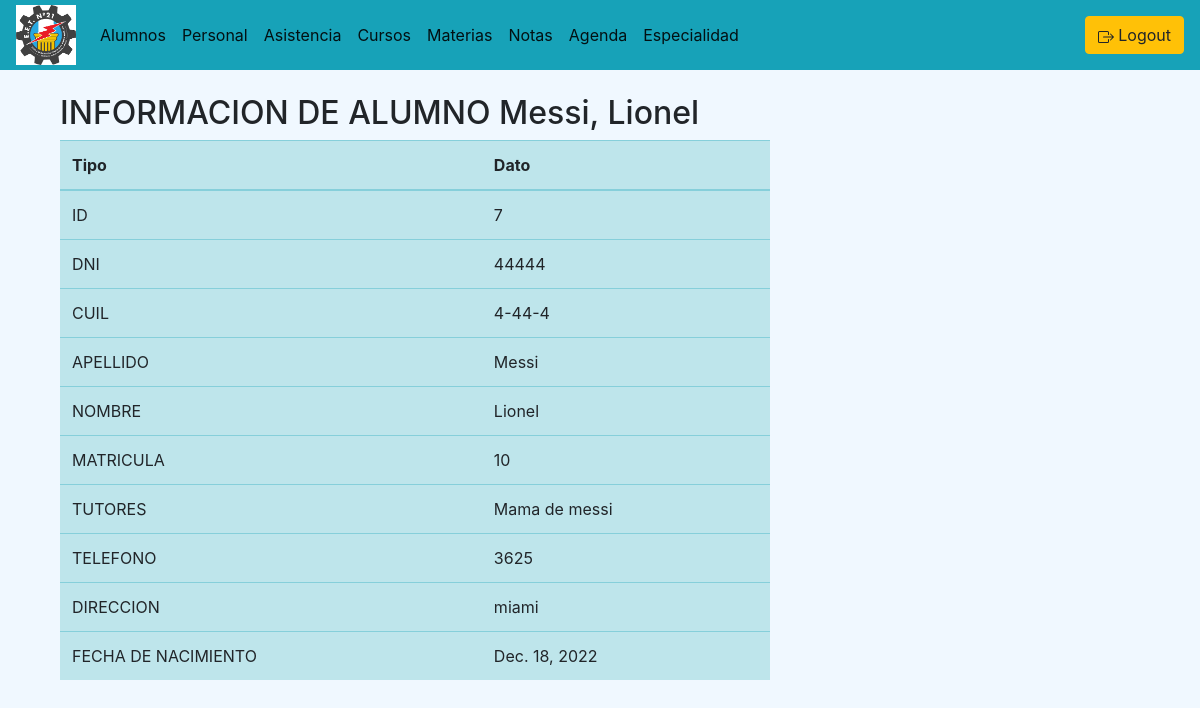
The app's page /alumnos/verAlumno/7 (signed in) with its own data.
### alumnado/models.py (models this page shows, shortened)
class Alumno(models.Model):
    id_alumno = models.AutoField(primary_key=True)
    dni_a = models.CharField(max_length=9)
    cuil_a = models.CharField(max_length=15)
    apellido_a = models.CharField(max_length=50)
    nombre_a = models.CharField(max_length=50)
    matricula = models.CharField(max_length=10)
    tutores = models.CharField(max_length=100, null=True, blank=True)
    telefono = models.CharField(max_length=20, null=True, blank=True)
    direccion = models.CharField(max_length=50, null=True, blank=True)
    fecha_nac = models.DateField(blank=True)
    copiaDNI_A = ImageField(blank=True, null=True, upload_to='alumnado/images/')
    condicion = models.IntegerField(choices=options, null=True, verbose_name='Condición')
    turno = models.CharField(max_length=30, null=True, blank=True, verbose_name='Turno')
    cantidad_asistencias= models.IntegerField(default=0)
    cantidad_inasistencias= models.IntegerField(default=0)
    id_curso = models.ForeignKey(curso_models.Curso, on_delete=models.CASCADE, null=True, blank=True)

### alumnado/views.py (the view)
# urls.py: path('verAlumno/<id_alumno>', views.verAlumno, name='ver_alumno'),
def verAlumno(request, id_alumno):
    alumno = Alumno.objects.get(id_alumno=id_alumno)
    return render(request, "verAlumno.html", {"alumno": alumno})

### alumnado/templates/verAlumno.html (shortened to what this page needs)
{% extends "./base.html" %}
{% block body %}
<div class="col-sm-12 col-md-6 col-lg-8 col-xl-8" bg-color="#80000">
  <h2>INFORMACION DE ALUMNO {{alumno.apellido_a}}, {{alumno.nombre_a}} </h2>
  <table class="table table-info">
    <thead>
      <th>Tipo</th>
      <th>Dato</th>
    </thead>
    <tbody>
      <tr>
        <td>ID</td>
        <td>{{alumno.id_alumno}}</td>
      </tr>
      <tr>
        <td>DNI</td>
        <td>{{alumno.dni_a}}</td>
      </tr>
      <tr>
        <td>CUIL</td>
        <td>{{alumno.cuil_a}}</td>
      </tr>
      <tr>
        <td>APELLIDO</td>
        <td>{{alumno.apellido_a}}</td>
      </tr>
      <tr>
        <td>NOMBRE</td>
        <td>{{alumno.nombre_a}}</td>
      </tr>
      <tr>
        <td>MATRICULA</td>
        <td>{{alumno.matricula}}</td>
      </tr>
      <tr>
        <td>TUTORES</td>
        <td>{{alumno.tutores}}</td>
      </tr>
      <tr>
        <td>TELEFONO</td>
        <td>{{alumno.telefono}}</td>
      </tr>
      <tr>
        <td>DIRECCION</td>
        <td>{{alumno.direccion}}</td>
      </tr>
      <tr>
        <td>FECHA DE NACIMIENTO</td>
        <td>{{alumno.fecha_nac}}</td>
      </tr>
    </tbody>
  </table>
</div>
{% endblock %}

### records on screen
Alumno: apellido_a "Messi", nombre_a "Lionel", id_alumno "7", dni_a "44444", cuil_a "4-44-4", matricula "10", tutores "Mama de messi", telefono "3625", direccion "miami", fecha_nac "Dec. 18, 2022"
